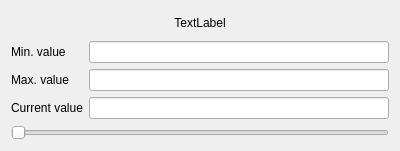
<?xml version="1.0" encoding="UTF-8"?>
<ui version="4.0">
 <class>ParameterClientView</class>
 <widget class="QWidget" name="ParameterClientView">
  <property name="geometry">
   <rect>
    <x>0</x>
    <y>0</y>
    <width>400</width>
    <height>151</height>
   </rect>
  </property>
  <property name="windowTitle">
   <string>Form</string>
  </property>
  <layout class="QGridLayout" name="gridLayout_2">
   <item row="0" column="0">
    <layout class="QGridLayout" name="gridLayout">
     <item row="0" column="0" colspan="2">
      <widget class="QLabel" name="label_title">
       <property name="text">
        <string>TextLabel</string>
       </property>
       <property name="alignment">
        <set>Qt::AlignCenter</set>
       </property>
      </widget>
     </item>
     <item row="1" column="0">
      <widget class="QLabel" name="label">
       <property name="text">
        <string>Min. value</string>
       </property>
      </widget>
     </item>
     <item row="1" column="1">
      <widget class="QLineEdit" name="lineEdit_minVal">
       <property name="alignment">
        <set>Qt::AlignRight|Qt::AlignTrailing|Qt::AlignVCenter</set>
       </property>
      </widget>
     </item>
     <item row="2" column="0">
      <widget class="QLabel" name="label_2">
       <property name="text">
        <string>Max. value</string>
       </property>
      </widget>
     </item>
     <item row="2" column="1">
      <widget class="QLineEdit" name="lineEdit_maxVal">
       <property name="alignment">
        <set>Qt::AlignRight|Qt::AlignTrailing|Qt::AlignVCenter</set>
       </property>
      </widget>
     </item>
     <item row="3" column="0">
      <widget class="QLabel" name="label_3">
       <property name="text">
        <string>Current value</string>
       </property>
      </widget>
     </item>
     <item row="3" column="1">
      <widget class="QLineEdit" name="lineEdit_currentVal">
       <property name="alignment">
        <set>Qt::AlignRight|Qt::AlignTrailing|Qt::AlignVCenter</set>
       </property>
      </widget>
     </item>
     <item row="4" column="0" colspan="2">
      <widget class="QSlider" name="hSlider">
       <property name="orientation">
        <enum>Qt::Horizontal</enum>
       </property>
      </widget>
     </item>
    </layout>
   </item>
  </layout>
 </widget>
 <resources/>
 <connections/>
</ui>
